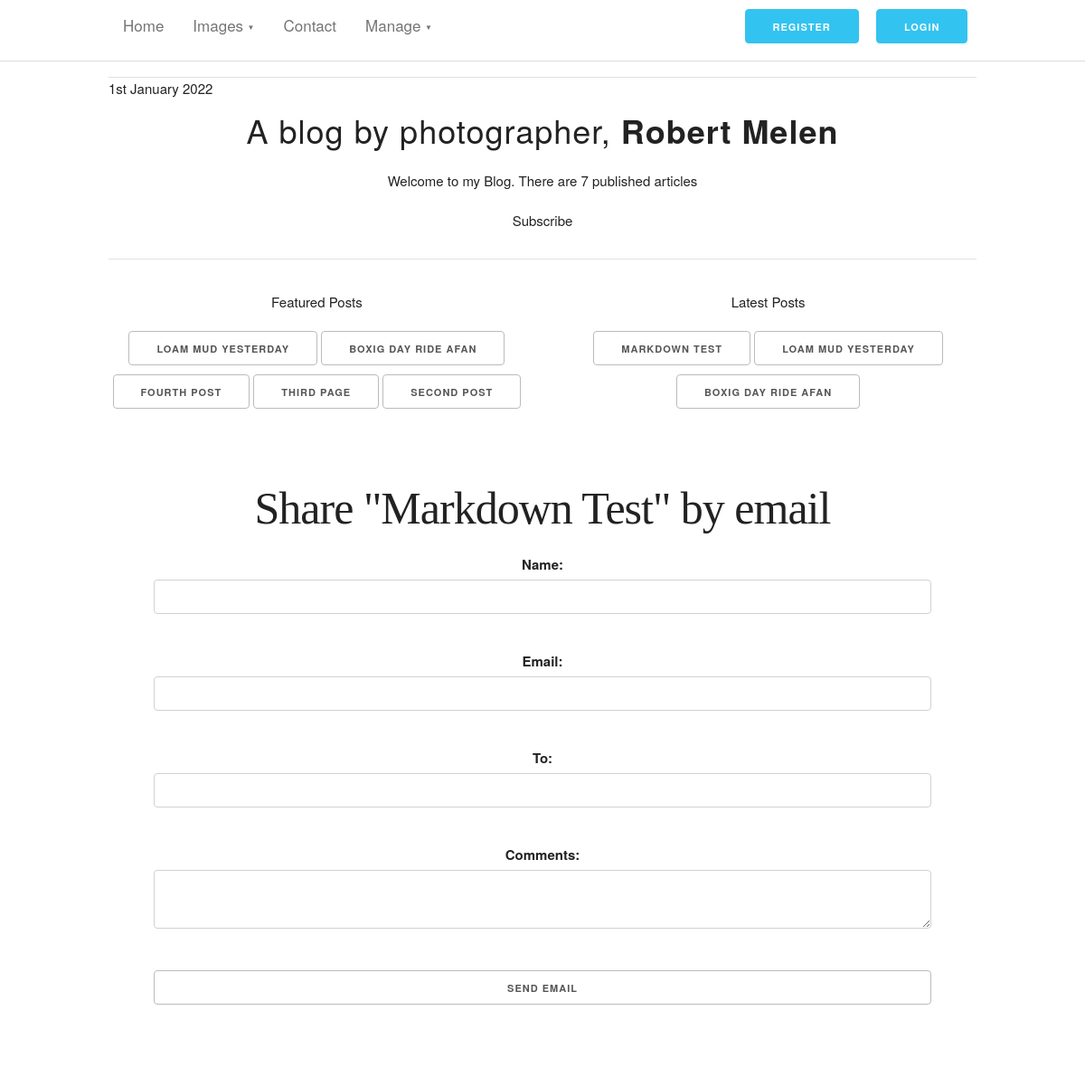
Screenshot of /myblog/7/share/ with the database file from the repository.
### myblog/models.py (models this page shows, shortened)
class Post(models.Model):
    STATUS = (
        ('published', 'Published'),
        ('unpublished', 'Unpublished'),
    )
    title = models.CharField(max_length=250, null=False, blank=False)
    summary = models.CharField(max_length=100, blank=True)
    slug = models.SlugField(unique_for_date='publish')
    author = models.ForeignKey(Author, on_delete=models.CASCADE, related_name='blog_posts')
    body = models.TextField()
    publish = models.DateTimeField(default=timezone.now)
    created = models.DateTimeField(auto_now_add=True)
    updated = models.DateTimeField(auto_now=True)
    edited = models.DateTimeField(auto_now_add=True)
    status = models.CharField(max_length=50, choices=STATUS, default='unpublished')
    featured = models.BooleanField(default=False)
    comments_option = models.BooleanField(default=True)
    objects = models.Manager()
    published = PublishedManager()
    feature = FeaturedManager()
    tags = TaggableManager(verbose_name="Add Tags", help_text="Use comma to separate")
    class Meta:
        ordering = ('-publish',)
    def get_absolute_url(self):
        return reverse('myblog:post_detail', args=[self.publish.year,
                                                   self.publish.month,
                                                   self.publish.day,
                                                   self.slug])

### myblog/views.py (the view)
# urls.py: path('<int:post_id>/share/', views.post_share, name='post_share'),
def post_share(request, post_id):
    post = get_object_or_404(Post, id=post_id, status='published')
    sent = False
    if request.method == 'POST':
        form = EmailPostForm(request.POST)
        if form.is_valid():
            cd = form.cleaned_data
            post_url = request.build_absolute_uri(post.get_absolute_url())
            subject = f"{cd['name']} recommends you read " \
                          f"{post.title}"
            message = f"Read {post.title} at {post_url}\n\n" \
                      f"{cd['name']}\'s comments: {cd['comments']}"
            send_mail(subject, message, 'admin@myblog.com', [cd['to']])
            sent = True
    else: #.....send email
        form = EmailPostForm()
    return render(request, 'post/share.html', {'post': post,
                                                'form': form,
                                                'sent': sent})

### myblog/forms.py
class EmailPostForm(forms.Form):
    name = forms.CharField(max_length=25)
    email = forms.EmailField()
    to = forms.EmailField()
    comments = forms.CharField(required=False, widget=forms.Textarea)

### myblog/models.py (called while the page is built)
    def get_queryset(self):
        return super(PublishedManager, self).get_queryset().filter(status='published')

    def get_queryset(self):
        return super(FeaturedManager, self).get_queryset().filter(featured=True, status='published')

### myblog/templatetags/blog_tags.py (called while the page is built)
@register.simple_tag
def total_posts():
    return Post.published.count()

@register.inclusion_tag('post/latest_posts.html')
def show_latest_posts(count=3):
    latest_posts = Post.published.order_by('-publish')[:count]
    return {'latest_posts' : latest_posts}

@register.inclusion_tag('post/featured_posts.html')
def featured_posts(count=5):
    featured_posts = Post.feature.all()[:count]
    return {'featured_posts' : featured_posts }

### myblog/templates/post/share.html (shortened to what this page needs)
{% extends "blog/base.html" %}
{% block content %}
    {% if sent %}
        <h1>E-mail successfully sent</h1>
        <p>
            "{{ post.title }}" was succefully sent to {{ form.cleaned_data.to }}.
        </p>
    {% else %}
        <h1>Share "{{ post.title }}" by email</h1>
        <form method="post">
            {{ form.as_p }}
            <input type="submit" value="Send email">
        </form>
    {% endif %}
{% endblock %}

### myblog/templates/post/featured_posts.html
<h6 style="display: inline-block">
    {% for post in featured_posts %}
        <a class="button" href="{{ post.get_absolute_url }}">{{ post.title }}</a>
    {% endfor %}
</h6>

### myblog/templates/post/latest_posts.html
<H6>
    {% for post in latest_posts %}
        <a class="button" href="{{ post.get_absolute_url }}">{{ post.title }}</a>
    {% endfor %}
</H6>

### myblog/static/css/skeleton.css (style rules this page uses)
html { font-size: 62.5%; }
body { font-size: 1.5em; line-height: 1.6; font-weight: 400; font-family: "Raleway", "HelveticaNeue", "Helvetica Neue", Helvetica, Arial, sans-serif; color: #222; }
h1, h2, h3, h4, h5, h6 { margin-top: 0; margin-bottom: 2rem; font-weight: 300; }
h1 { font-size: 4.0rem; line-height: 1.2; letter-spacing: -.1rem; }
h6 { font-size: 1.5rem; line-height: 1.6; letter-spacing: 0; }
@media (min-width: 550px) { h1 { font-size: 5.0rem; } }
@media (min-width: 550px) { h6 { font-size: 1.5rem; } }
p { margin-top: 0; }
a { color: #1EAEDB; }
.button, button, input[type="submit"], input[type="reset"], input[type="button"] { display: inline-block; height: 38px; padding: 0 30px; color: #555; text-align: center; font-size: 11px; font-weight: 600; line-height: 38px; letter-spacing: .1rem; text-transform: uppercase; text-decoration: none; white-space: nowrap; background-color: transparent; border-radius: 4px; border: 1px solid #bbb; cursor: pointer; box-sizing: border-box; }
input[type="email"], input[type="number"], input[type="search"], input[type="text"], input[type="tel"], input[type="url"], input[type="password"], textarea, select { height: 38px; padding: 6px 10px; background-color: #fff; border: 1px solid #D1D1D1; border-radius: 4px; box-shadow: none; box-sizing: border-box; }
input[type="email"], input[type="number"], input[type="search"], input[type="text"], input[type="tel"], input[type="url"], input[type="password"], textarea { -webkit-appearance: none; -moz-appearance: none; appearance: none; }
textarea { min-height: 65px; padding-top: 6px; padding-bottom: 6px; }
label, legend { display: block; margin-bottom: .5rem; font-weight: 600; }
button, .button { margin-bottom: 1rem; }
input, textarea, select, fieldset { margin-bottom: 1.5rem; }
pre, blockquote, dl, figure, table, p, ul, ol, form { margin-bottom: 2.5rem; }

### myblog/static/css/gh.css (style rules this page uses)
body { padding-top: 56px; }

### myblog/static/css/custom.css (style rules this page uses)
input, textarea { width: 100%; }

### rows the page displays
Post: title "LOAM MUD YESTERDAY"
Post: title "BOXIG DAY RIDE AFAN"
Post: title "FOURTH POST"
Post: title "THIRD PAGE"
Post: title "SECOND POST"
Post: title "MARKDOWN TEST", title "Markdown Test"
